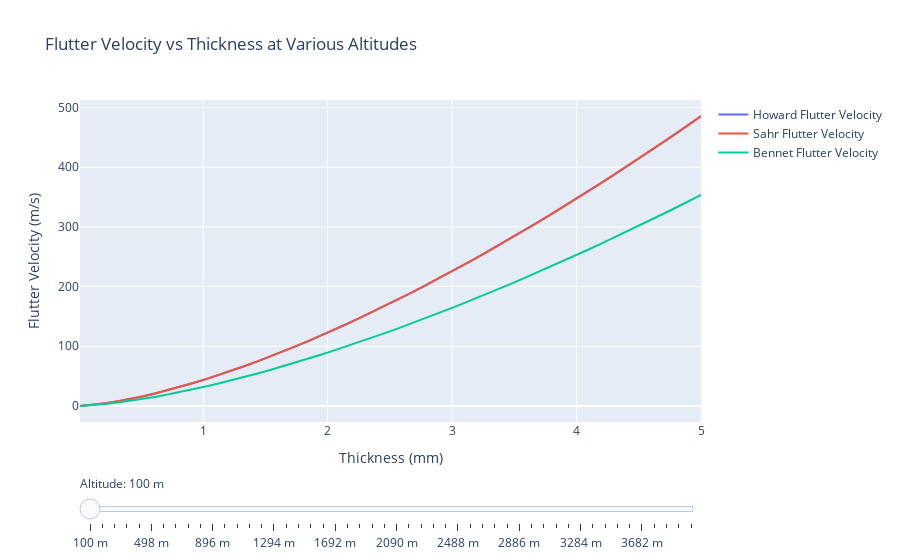

Notebook code for this chart:
### Code cell
import plotly.graph_objs as go
from plotly.subplots import make_subplots

# Assuming the following variables are defined and calculated previously:
# thicknesses_array, altitude_range
# howard_flutter_grid, sahr_flutter_grid, bennet_flutter_grid
# howard_safety_factors, sahr_safety_factors, bennet_safety_factors

# Define the Plotly figure
fig = make_subplots(rows=1, cols=1)

# Function to update the traces and color based on the selected altitude
def create_traces_for_altitude(altitude_idx):
    # Normalize the safety factors for color mapping
    howard_normalized_safety = (howard_safety_factors[:, altitude_idx] - np.min(howard_safety_factors)) / (np.max(howard_safety_factors) - np.min(howard_safety_factors))
    sahr_normalized_safety = (sahr_safety_factors[:, altitude_idx] - np.min(sahr_safety_factors)) / (np.max(sahr_safety_factors) - np.min(sahr_safety_factors))
    bennet_normalized_safety = (bennet_safety_factors[:, altitude_idx] - np.min(bennet_safety_factors)) / (np.max(bennet_safety_factors) - np.min(bennet_safety_factors))
    
    traces = [
        go.Scatter(
            x=thicknesses_array, 
            y=howard_flutter_grid[:, altitude_idx],
            mode='lines',
            marker=dict(
                color=howard_normalized_safety,
                colorscale='Viridis',
                showscale=True,
                colorbar=dict(title='Howard Safety Factor')
            ),
            name='Howard Flutter Velocity'
        ),
        go.Scatter(
            x=thicknesses_array, 
            y=sahr_flutter_grid[:, altitude_idx],
            mode='lines',
            marker=dict(
                color=sahr_normalized_safety,
                colorscale='Viridis',
                showscale=False
            ),
            name='Sahr Flutter Velocity'
        ),
        go.Scatter(
            x=thicknesses_array, 
            y=bennet_flutter_grid[:, altitude_idx],
            mode='lines',
            marker=dict(
                color=bennet_normalized_safety,
                colorscale='Viridis',
                showscale=False
            ),
            name='Bennet Flutter Velocity'
        )
    ]
    
    return traces

# Add initial traces to the figure (for the first altitude)
initial_altitude_idx = 0
fig.add_traces(create_traces_for_altitude(initial_altitude_idx))

# Create the slider steps
steps = []
for i, altitude in enumerate(altitude_range):
    step = dict(
        method='update',
        args=[{'y': [
            howard_flutter_grid[:, i],
            sahr_flutter_grid[:, i],
            bennet_flutter_grid[:, i]
        ], 'marker':[
            dict(color=(howard_safety_factors[:, i] - np.min(howard_safety_factors)) / (np.max(howard_safety_factors) - np.min(howard_safety_factors))),
            dict(color=(sahr_safety_factors[:, i] - np.min(sahr_safety_factors)) / (np.max(sahr_safety_factors) - np.min(sahr_safety_factors))),
            dict(color=(bennet_safety_factors[:, i] - np.min(bennet_safety_factors)) / (np.max(bennet_safety_factors) - np.min(bennet_safety_factors)))
        ]}],
        label=f'{altitude:.0f} m'
    )
    steps.append(step)

# Add the slider to the figure
fig.update_layout(
    sliders=[{
        'active': initial_altitude_idx,
        'currentvalue': {'prefix': 'Altitude: '},
        'pad': {'t': 50},
        'steps': steps
    }],
    title='Flutter Velocity vs Thickness at Various Altitudes',
    xaxis_title='Thickness (mm)',
    yaxis_title='Flutter Velocity (m/s)'
)

# Show the figure
fig.show()
